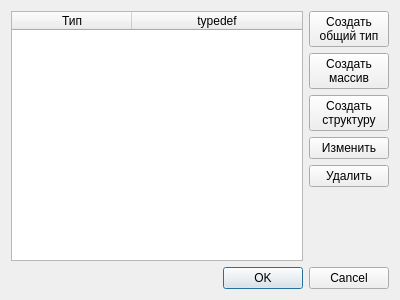
<?xml version="1.0" encoding="UTF-8"?>
<ui version="4.0">
 <class>QDataTypeDialog</class>
 <widget class="QDialog" name="QDataTypeDialog">
  <property name="geometry">
   <rect>
    <x>0</x>
    <y>0</y>
    <width>400</width>
    <height>300</height>
   </rect>
  </property>
  <property name="minimumSize">
   <size>
    <width>400</width>
    <height>300</height>
   </size>
  </property>
  <property name="maximumSize">
   <size>
    <width>800</width>
    <height>600</height>
   </size>
  </property>
  <property name="windowTitle">
   <string>Справочник типов данных</string>
  </property>
  <property name="windowIcon">
   <iconset resource="resources.qrc">
    <normaloff>:/images/G.png</normaloff>:/images/G.png</iconset>
  </property>
  <layout class="QVBoxLayout" name="verticalLayout_2">
   <item>
    <layout class="QHBoxLayout" name="horizontalLayout">
     <item>
      <widget class="QTableWidget" name="tableWidget">
       <property name="focusPolicy">
        <enum>Qt::ClickFocus</enum>
       </property>
       <property name="frameShape">
        <enum>QFrame::StyledPanel</enum>
       </property>
       <property name="frameShadow">
        <enum>QFrame::Sunken</enum>
       </property>
       <property name="lineWidth">
        <number>1</number>
       </property>
       <property name="verticalScrollBarPolicy">
        <enum>Qt::ScrollBarAsNeeded</enum>
       </property>
       <property name="editTriggers">
        <set>QAbstractItemView::NoEditTriggers</set>
       </property>
       <property name="showDropIndicator" stdset="0">
        <bool>false</bool>
       </property>
       <property name="dragDropOverwriteMode">
        <bool>false</bool>
       </property>
       <property name="dragDropMode">
        <enum>QAbstractItemView::DropOnly</enum>
       </property>
       <property name="defaultDropAction">
        <enum>Qt::IgnoreAction</enum>
       </property>
       <property name="selectionMode">
        <enum>QAbstractItemView::SingleSelection</enum>
       </property>
       <property name="selectionBehavior">
        <enum>QAbstractItemView::SelectRows</enum>
       </property>
       <property name="cornerButtonEnabled">
        <bool>false</bool>
       </property>
       <attribute name="horizontalHeaderVisible">
        <bool>true</bool>
       </attribute>
       <attribute name="horizontalHeaderDefaultSectionSize">
        <number>120</number>
       </attribute>
       <attribute name="horizontalHeaderHighlightSections">
        <bool>false</bool>
       </attribute>
       <attribute name="horizontalHeaderStretchLastSection">
        <bool>true</bool>
       </attribute>
       <attribute name="verticalHeaderDefaultSectionSize">
        <number>22</number>
       </attribute>
       <column>
        <property name="text">
         <string>Тип</string>
        </property>
       </column>
       <column>
        <property name="text">
         <string>typedef</string>
        </property>
       </column>
      </widget>
     </item>
     <item>
      <layout class="QVBoxLayout" name="verticalLayout">
       <item>
        <widget class="QPushButton" name="pushButton">
         <property name="layoutDirection">
          <enum>Qt::LeftToRight</enum>
         </property>
         <property name="text">
          <string>Создать
общий тип</string>
         </property>
         <property name="flat">
          <bool>false</bool>
         </property>
        </widget>
       </item>
       <item>
        <widget class="QPushButton" name="pushButton_4">
         <property name="layoutDirection">
          <enum>Qt::LeftToRight</enum>
         </property>
         <property name="text">
          <string>Создать
массив</string>
         </property>
         <property name="flat">
          <bool>false</bool>
         </property>
        </widget>
       </item>
       <item>
        <widget class="QPushButton" name="pushButton_5">
         <property name="layoutDirection">
          <enum>Qt::LeftToRight</enum>
         </property>
         <property name="text">
          <string>Создать
структуру</string>
         </property>
         <property name="flat">
          <bool>false</bool>
         </property>
        </widget>
       </item>
       <item>
        <widget class="QPushButton" name="pushButton_2">
         <property name="text">
          <string>Изменить</string>
         </property>
        </widget>
       </item>
       <item>
        <widget class="QPushButton" name="pushButton_3">
         <property name="text">
          <string>Удалить</string>
         </property>
        </widget>
       </item>
       <item>
        <spacer name="verticalSpacer">
         <property name="orientation">
          <enum>Qt::Vertical</enum>
         </property>
         <property name="sizeHint" stdset="0">
          <size>
           <width>20</width>
           <height>40</height>
          </size>
         </property>
        </spacer>
       </item>
      </layout>
     </item>
    </layout>
   </item>
   <item>
    <widget class="QDialogButtonBox" name="buttonBox">
     <property name="orientation">
      <enum>Qt::Horizontal</enum>
     </property>
     <property name="standardButtons">
      <set>QDialogButtonBox::Cancel|QDialogButtonBox::Ok</set>
     </property>
    </widget>
   </item>
  </layout>
 </widget>
 <resources>
  <include location="resources.qrc"/>
 </resources>
 <connections>
  <connection>
   <sender>buttonBox</sender>
   <signal>accepted()</signal>
   <receiver>QDataTypeDialog</receiver>
   <slot>accept()</slot>
   <hints>
    <hint type="sourcelabel">
     <x>248</x>
     <y>254</y>
    </hint>
    <hint type="destinationlabel">
     <x>157</x>
     <y>274</y>
    </hint>
   </hints>
  </connection>
  <connection>
   <sender>buttonBox</sender>
   <signal>rejected()</signal>
   <receiver>QDataTypeDialog</receiver>
   <slot>reject()</slot>
   <hints>
    <hint type="sourcelabel">
     <x>316</x>
     <y>260</y>
    </hint>
    <hint type="destinationlabel">
     <x>286</x>
     <y>274</y>
    </hint>
   </hints>
  </connection>
 </connections>
</ui>
